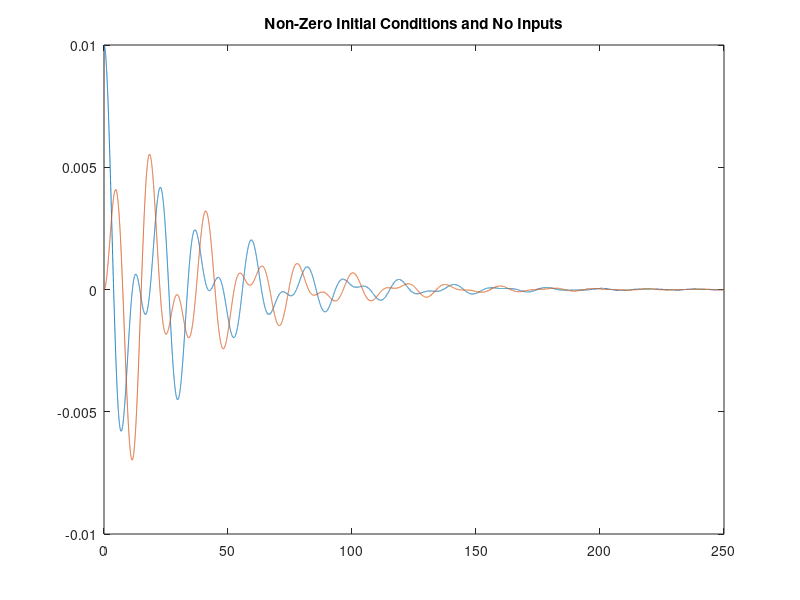
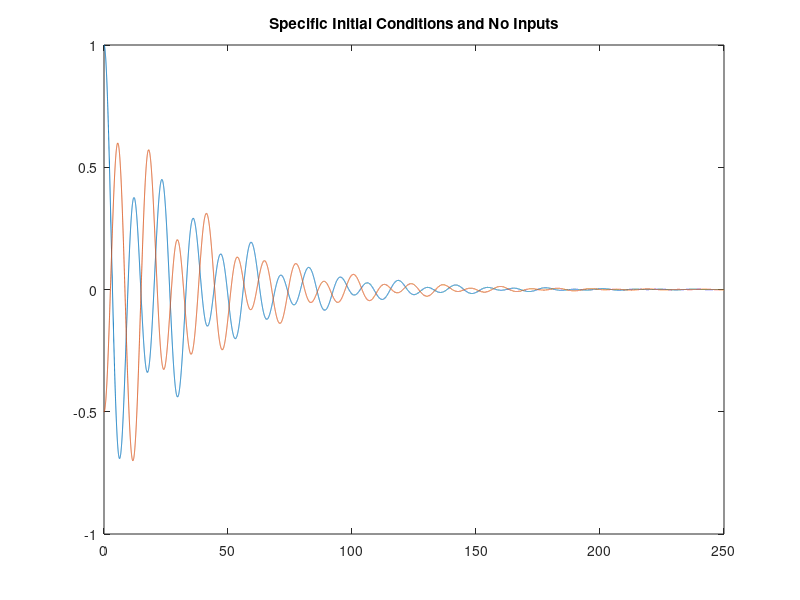
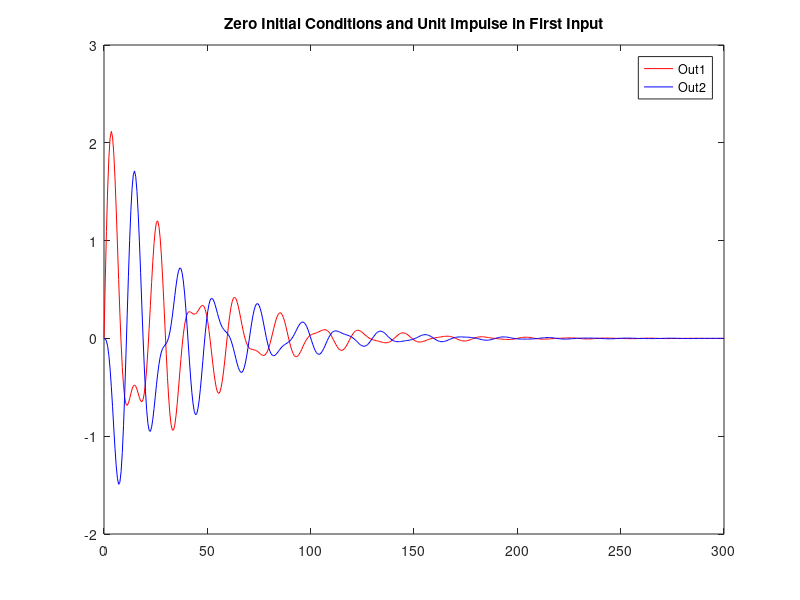

These charts were generated, in order, by the following MATLAB code:
clear all; clc;
%creating matrices A,B,C,D
A = [0 1 0 0; -0.1910 -0.0536 0.0910 0.0036;
    0 0 0 1; 0.0910 0.0036 -0.1910 -0.0536];

B = [0 0; 1 0; 0 0; 0 -1];

C = [1 0 0 0; 0 0 1 0];

D = 0;

%%%%%%%
%%%A%%%
%%%%%%%

%printing eigenvalues with eig()
eigenvalues = eig(A)

%creating the eigenvectors
[V, D] = eig(A)

%each collumn of matrix V is an eigenvector 4 
eigenvector1=V(:,1)
eigenvector2=V(:,2)
eigenvector3=V(:,3)
eigenvector4=V(:,4)

t=0:0.01:250;       %time space
u = zeros(size(t)); %zero input (f1,f2 = 0)
u = repmat(u,2,1);  %u needs to be a 2x1 matrix
x0=[0.01 0 0 0];    %initial conditions
sys=ss(A,B,C,0);    %state space model
[y,t,x] = lsim(sys,u,t,x0); %signal
figure(1)
plot(t,y)           %plot of x(t)
title('Non-Zero Initial Conditions and No Inputs')

%%%%%%%
%%%B%%%
%%%%%%%

t=0:0.01:250;       %time space
u = zeros(size(t)); %zero input (f1,f2 = 0)
u = repmat(u,2,1);  %u needs to be a 2x1 matrix
X0=[1 0 -0.5 0];    %initial conditions x(0)
sys=ss(A,B,C,0);    %state space model
[y,t,x] = lsim(sys,u,t,X0); %signal
figure(2)
plot(t,y)           %plot of x(t)
title('Specific Initial Conditions and No Inputs')

%%%%%%%
%%%D%%%
%%%%%%%


sys=ss(A,B,C,0);    %state space model
figure(3)
[y,t,x] = impulse(sys); %zero initial conditions so just impulse response
plot(t,y(:,1,1),'r')    %plot of output1 from f1(t)=d(t)
hold on
plot(t,y(:,1,2),'b')    %plot of output2 from f1(t)=d(t)
hold off
legend('Out1', 'Out2');
title('Zero Initial Conditions and Unit Impulse in First Input')


